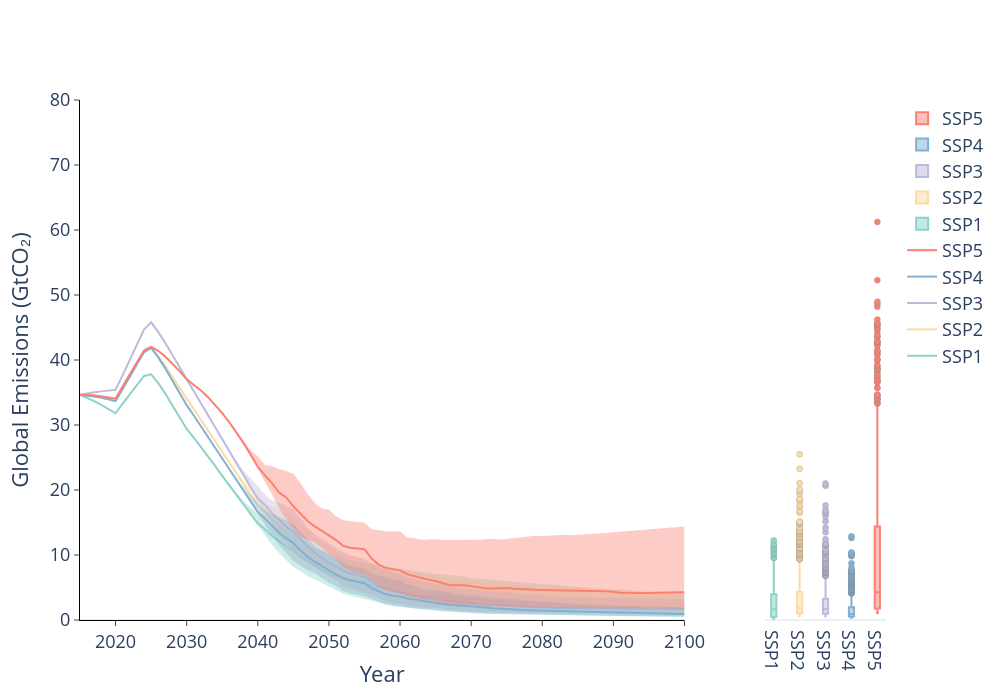
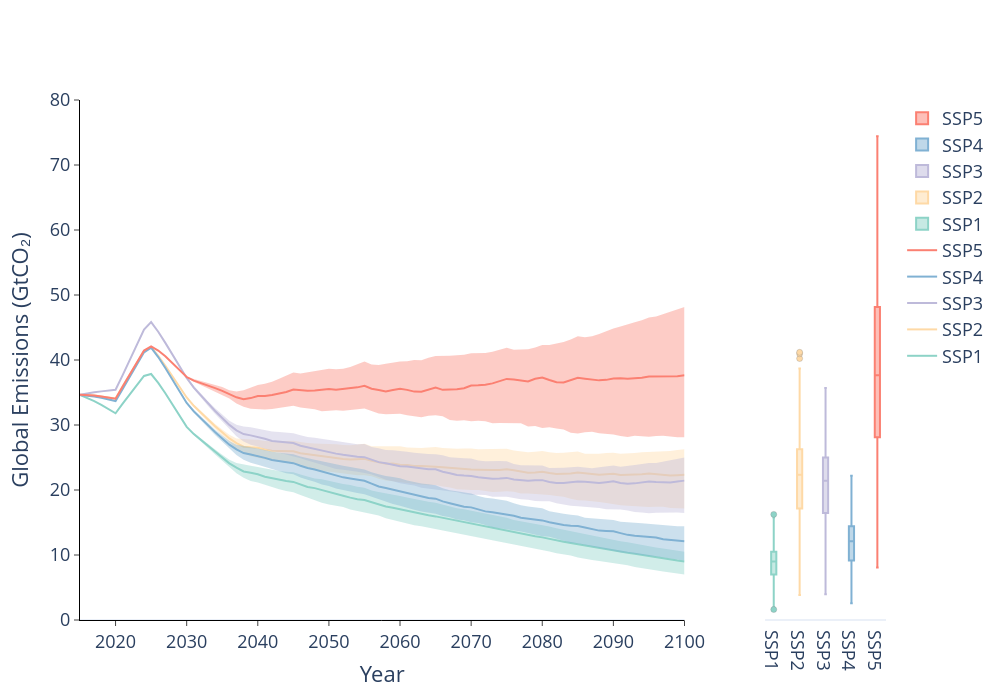
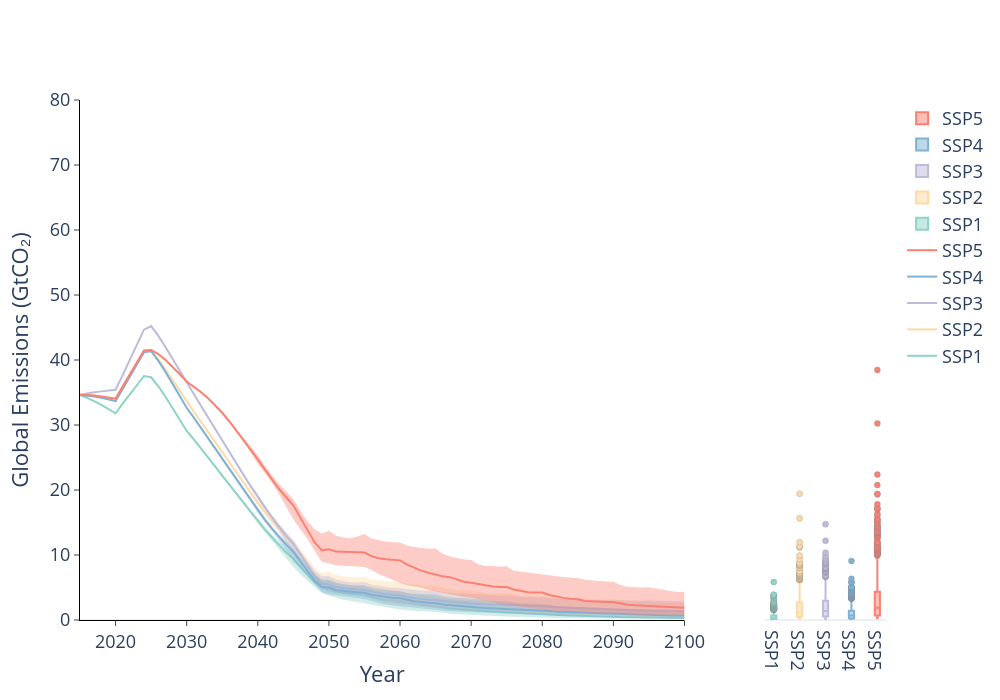
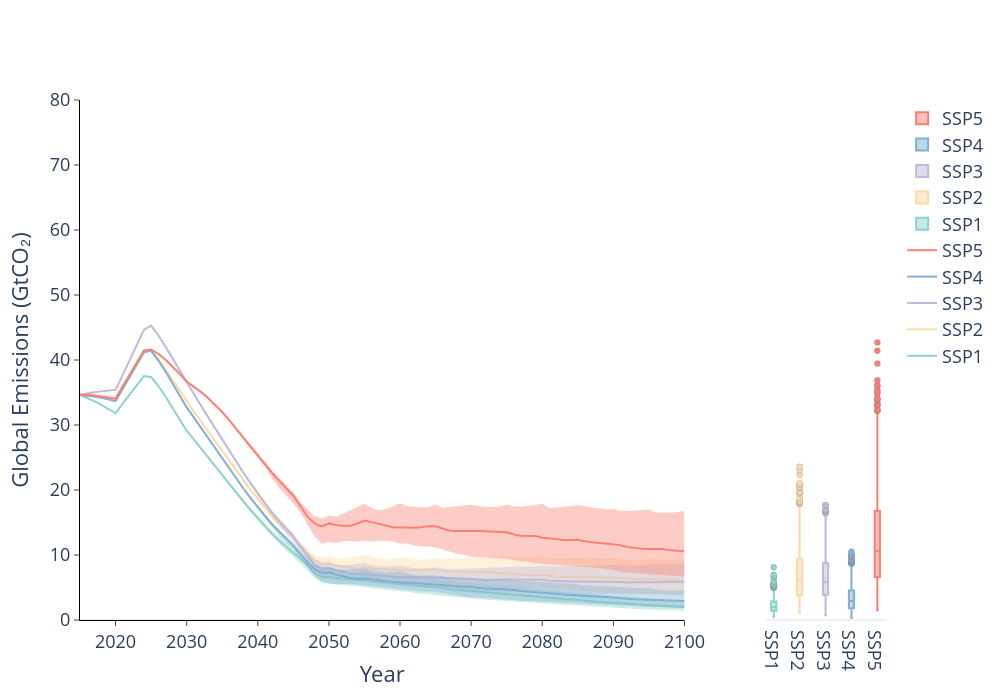

Notebook cell for these charts, in order:
### Markdown cell above
### Section 3b:Emission Pathway Visualization

### Code cell
# ── Section 3b: Emission Pathway Visualization ────────────────────────────────

import json
import numpy as np
import pandas as pd
from justice.util.visualizer import plot_comparison_with_boxplots
from justice.util.enumerations import WelfareFunction, SSP

# ── CONFIG ─────────────────────────────────────────────────────────────────────
base_path        = "data/temporary/NU_DATA/mmBorg/reproduce"
model_output_dir = f"{base_path}/model_outputs"
plots_dir        = f"{base_path}/plots"

variable_name = "emissions"

scenario_list  = ["SSP126", "SSP245", "SSP370", "SSP460", "SSP534"]
scenario_labels = ["SSP1", "SSP2", "SSP3", "SSP4", "SSP5"]

with open(f"{base_path}/min_regret_policy_indices.json") as f:
    min_regret_policy_indices = json.load(f)

# ── STYLE ──────────────────────────────────────────────────────────────────────
LINE_COLORS = [
    "rgba(141,211,199, 1)",
    "rgba(254,217,166, 1)",
    "rgba(190,186,218, 1)",
    "rgba(128,177,211, 1)",
    "rgba(251,128,114, 1)",
]

FILL_COLORS = [
    "rgba(141,211,199, 0.4)",
    "rgba(254,217,166, 0.4)",
    "rgba(190,186,218, 0.4)",
    "rgba(128,177,211, 0.4)",
    "rgba(251,128,114, 0.4)",
]

PLOT_STYLE = dict(
    start_year                = 2015,
    end_year                  = 2300,
    data_timestep             = 5,
    timestep                  = 1,
    visualization_start_year  = 2015,
    visualization_end_year    = 2100,
    yaxis_range               = [0, 80],
    plot_title                = " ",
    xaxis_title               = "Year",
    yaxis_title               = "Global Emissions (GtCO₂)",
    template                  = "plotly_white",
    width                     = 1000,
    height                    = 700,
    saving                    = True,
    show_red_dashed_line      = False,
    show_interquartile_range  = True,
    first_plot_proportion     = [0, 0.75],
    second_plot_proportion    = [0.85, 1],
    transpose_data            = True,
    show_min_max              = False,
    dtick                     = 10,
)

# ── PLOT ───────────────────────────────────────────────────────────────────────
figs = {}   # keyed by (ethical_framing, ssp_key, regret_type)

for ssp_key, ethical_data in min_regret_policy_indices.items():
    for ethical_framing, regret_data in ethical_data.items():
        for regret_type, policy_index in regret_data.items():

            # Build data_paths using Option A naming from Section 3a
            data_paths = [
                f"{model_output_dir}/{ethical_framing}_{ssp_key}_{regret_type}"
                f"_{variable_name}_idx{policy_index}_{scenario}_{variable_name}.npy"
                for scenario in scenario_list
            ]

            print(f"  {ethical_framing} / {ssp_key} / {regret_type}")

            fig = plot_comparison_with_boxplots(
                data_paths        = data_paths,
                labels            = scenario_labels,
                output_path       = plots_dir,
                output_name_suffix= f"{ethical_framing}_{ssp_key}_{regret_type}",
                linecolors        = LINE_COLORS,
                colors            = FILL_COLORS,
                **PLOT_STYLE,
            )

            figs[(ethical_framing, ssp_key, regret_type)] = fig
            fig.show()

print("\n✓ All emission pathway plots saved.")
